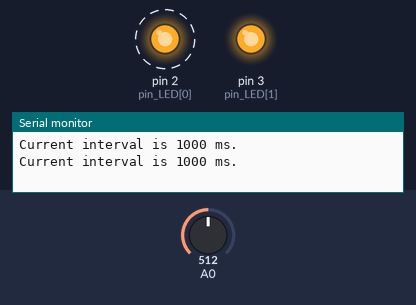
This sketch was run on a simulated Arduino Uno, built with avr-gcc and run on an emulated ATmega328P. Shown: output pins drawn as LEDs (lit = HIGH), the last lines printed to the serial monitor. Dashed ring = blinking. Inputs (shaded band) come from the test bench; at power-on: A0 = 512.

Above: at 1.2 s.
1.3 s: A0 set to 716
At 3.2 s:
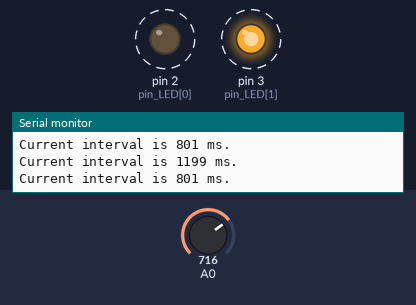
4.3 s: A0 set to 900
7.3 s: A0 set to 122
At 12.0 s:
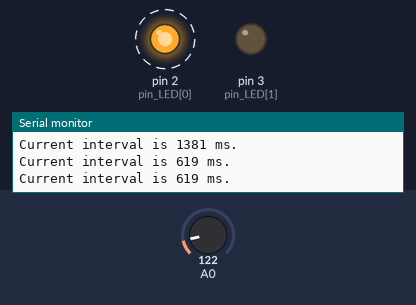
Timing chart, 0 to 16.3 s (numbered marks = the images above; inputs shaded):
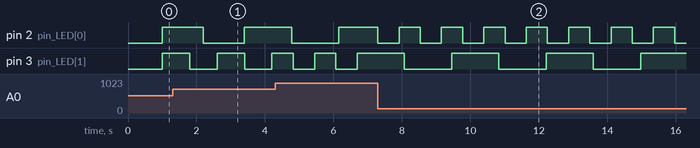

The sketch:

hw6.ino
```cpp
int pin_LED[] = {2, 3}; // LED 연결 핀
unsigned long time_previous, time_current, time_previous2;
unsigned long interval = 1000, interval2 = 1000; // 점멸 간격
boolean LED_state1 = false; // LED 상태
boolean LED_state2 = false;

void setup() {
  pinMode(A0, INPUT);
  pinMode(pin_LED[0], OUTPUT);
  pinMode(pin_LED[1], OUTPUT);
  digitalWrite(pin_LED[0], LED_state1);
  digitalWrite(pin_LED[1], LED_state2);
  Serial.begin(9600);
  time_previous = millis(); // 현재 시간
}

void loop() {
  time_current = millis();

  if (time_current - time_previous >= interval) {
    Serial.print("Current interval is ");
    Serial.print(interval);
    Serial.println(" ms.");
    time_previous = time_current;
    LED_state1 = !LED_state1;
    digitalWrite(pin_LED[0], LED_state1);
  }

  if (time_current - time_previous2 >= interval2) {
    Serial.print("Current interval is ");
    Serial.print(interval2);
    Serial.println(" ms.");
    time_previous2 = time_current;
    LED_state2 = !LED_state2;
    digitalWrite(pin_LED[1], LED_state2);
  }

  int adc = analogRead(A0);
  interval = map(adc, 0, 1023, 500, 1500);
  interval2 = map(adc, 0, 1023, 1500, 500);
}
```

Measured:
- after the input at 7.3 s, pin 2 (pin_LED[0]): alternates HIGH for 0.62 s and LOW for 0.62 s, starting at once; pin 3 (pin_LED[1]): alternates HIGH for 1.4 s and LOW for 1.4 s, starting after 0.77 s
- by itself, pin 3 (pin_LED[1]): alternates HIGH for 0.62 s and LOW for 0.62 s
